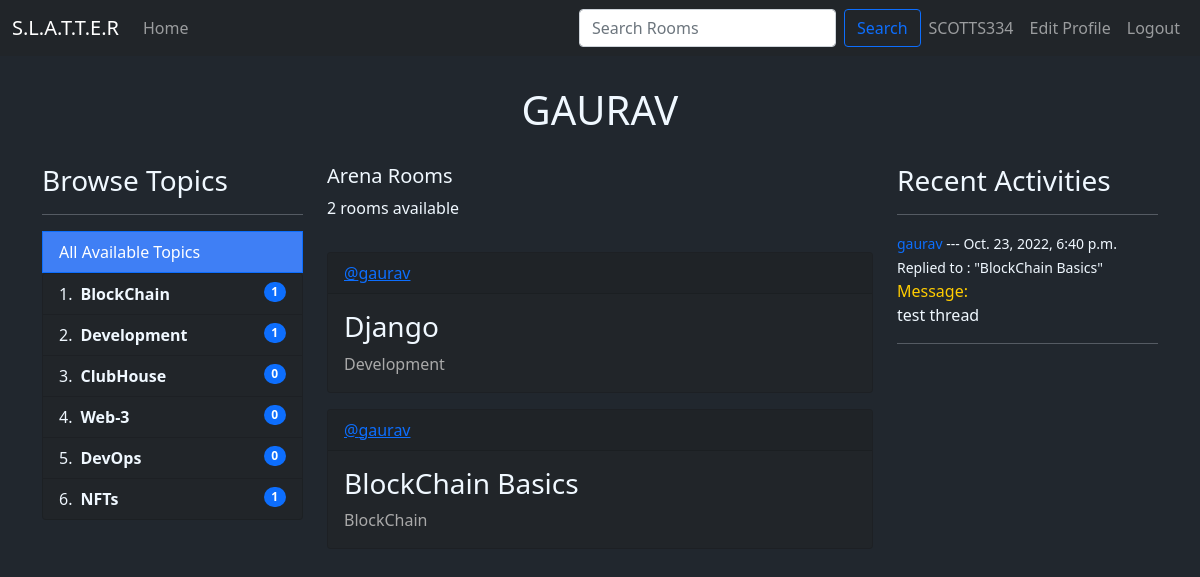
The app's page /user-profile/1/ (signed in) with its own data.
### MyApp/models.py (models this page shows, shortened)
class Topic(models.Model):
    name = models.CharField(max_length=100)

class Room(models.Model):
    host =  models.ForeignKey(User, on_delete=models.SET_NULL, null= True)
    topic = models.ForeignKey(Topic, on_delete=models.SET_NULL, null= True)
    name = models.CharField(max_length=100)
    description = models.CharField(null=True, blank=True, max_length=1000)
    participants = models.ManyToManyField(User,related_name='participants', blank=True)
    updated = models.DateField(auto_now=True)
    created = models.DateTimeField(auto_now_add=True)
    class Meta:
        ordering = ['-updated','-created']
    def __str__(self):
        return self.name

class Message(models.Model):
    user = models.ForeignKey(User,on_delete=models.CASCADE)
    room = models.ForeignKey(Room,on_delete=models.CASCADE)
    body = models.TextField()
    updated = models.DateField(auto_now=True)
    created = models.DateTimeField(auto_now_add=True)
    class Meta:
        ordering = ['-updated','-created']

### MyApp/views.py (the view)
# urls.py: path('user-profile/<str:pk>/', views.userProfile, name="user-profile"),
def userProfile(request,pk):
    user = User.objects.get(id=pk)
    rooms = user.room_set.all()
    room_messages = user.message_set.all()
    room_count = rooms.count()
    topics = Topic.objects.all()
    context={'user':user,'rooms':rooms,'topics':topics,'room_messages':room_messages,'room_count':room_count}
    return render(request, 'profile.html',context)

### templates/profile.html (shortened to what this page needs)
{% extends 'main.html' %} {% block content %}
<p style="font-size: 2.5rem; text-align: center; margin: 1.5rem auto">
  <span style="text-transform:uppercase">{{user.username}} </span>
</p>
<div class="container">
  <div class="row">
    <div class="col-3">{% include 'topics.html' %}</div>
    <div class="col-6">{% include 'feed_component.html' %}</div>
    <div class="col-3">{% include 'activity_component.html' %}</div>
  </div>
</div>
{% endblock content %}

### templates/navbar.html (shortened to what this page needs)
<nav class="navbar fixed-top navbar-expand-lg navbar-dark bg-dark">
  <div class="container-fluid">
    <a class="navbar-brand" href="/">S.L.A.T.T.E.R</a>
    <div class="collapse navbar-collapse" id="navbarSupportedContent">
      <ul class="navbar-nav me-auto mb-2 mb-lg-0 navbar-nav-scroll">
        <li class="nav-item active">
          <a class="nav-link" href="/">Home </a>
        </li>
      </ul>
      <form class="d-flex" method="GET" action="{% url 'home' %}">
        <input
          class="form-control me-2"
          placeholder="Search Rooms"
          aria-label="Search"
          type="text"
          name="q"
          placeholder="Search Rooms"
        />
        <button class="btn btn-outline-primary" type="submit">Search</button>
      </form>
      <ul class="navbar-nav mb-2 mb-lg-0">
        {% if request.user.is_authenticated %}
        <li class="nav-item active">
          <a class="nav-link" href="{% url 'user-profile' user.id %}"
            ><span style="text-transform:uppercase">{{request.user}}</span>
          </a>
        </li>
        <li class="nav-item active">
          <a class="nav-link" href="{% url 'update-user' %}">Edit Profile </a>
        </li>
        <li class="nav-item active">
          <a class="nav-link" href="/logout">Logout </a>
        </li>
        {% else %}
        <li class="nav-item active">
          <a class="nav-link" href="/login">Login </a>
        </li>
        {% endif %}
      </ul>
    </div>
  </div>
</nav>

### templates/topics.html
<div>
  <h3>Browse Topics</h3>
  <hr />
  <a
    href="{% url 'home' %}"
    class="list-group-item list-group-item-action active"
    aria-current="true"
    style="background-color: rgb(63, 127, 245)"
  >
    All Available Topics
  </a>
  <ol class="list-group list-group-numbered">
    {% for topic in topics%}
    <li
      style="background-color: #212529; color: aliceblue"
      class="list-group-item d-flex justify-content-between align-items-start"
    >
      <div class="ms-2 me-auto">
        <a
          href="{% url 'home' %}?q={{topic.name}}"
          class="fw-bold"
          style="color: aliceblue; text-decoration: none"
          >{{topic.name}}</a
        >
      </div>
      <span class="badge bg-primary rounded-pill"
        >{{topic.room_set.all.count}}</span
      >
    </li>
    {%endfor%}
  </ol>
</div>

### templates/feed_component.html (shortened to what this page needs)
<div class="row">
  <div class="col-8">
    <h5>Arena Rooms</h5>
    <p>{{room_count}} rooms available</p>
  </div>
</div>
<div>
  {% for room in rooms%}
  <div class="card" style="background-color: #212529; margin: 1rem auto">
    <div class="card-header" style="color: rgb(63, 127, 245)">
      <a href="/user-profile/{{room.host.id}}">@{{room.host.username}}</a>
    </div>
    <div class="card-body">
      <h3 class="card-title">
        <a
          style="text-decoration: none; color: aliceblue"
          href="/room/{{room.id}}"
          >{{room.name}}</a
        >
      </h3>
      <p class="card-text" style="color: darkgray">{{room.topic.name}}</p>
    </div>
  </div>
  {% endfor %}
</div>

### templates/activity_component.html (shortened to what this page needs)
<h3>Recent Activities</h3>
<hr />
{% for message in room_messages %}
<div>
  <small
    ><span
      ><a href="/user-profile/{{message.user.id}}" style="text-decoration: none"
        >{{message.user}}</a
      ></span
    >
    --- {{message.created}}</small
  >
  <small>Replied to : "{{message.room}}"</small>
  <div>
    <span style="color: #ffcc00">Message:</span>
    <p>{{message.body}}</p>
  </div>
  <hr />
</div>
{% endfor %}

### templates/main.html (style rules this page uses)
body { margin-top: 5rem; background-color: #21272e; color: aliceblue; }

### records on screen
Topic: name "BlockChain", room_set.all.count "1"
Topic: name "Development", room_set.all.count "1"
Topic: name "ClubHouse", room_set.all.count "0"
Topic: name "Web-3", room_set.all.count "0"
Topic: name "DevOps", room_set.all.count "0"
Topic: name "NFTs", room_set.all.count "1"
Room: host.username "gaurav", name "Django", topic.name "Development"
Room: host.username "gaurav", name "BlockChain Basics", topic.name "BlockChain"
Message: user "gaurav", created "Oct. 23, 2022, 6:40 p.m.", room "BlockChain Basics", body "test thread"

### other values on screen
{{ request.user }} "SCOTTS334"
{{ user.username }} "GAURAV"
{{ room_count }} "2"
